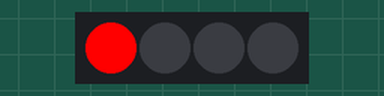
Bench run of a sketch on a simulated Arduino Uno, built with avr-gcc and run on an emulated ATmega328P. Parts: 4 RGB LEDs in strip order, left to right.

Above: at 0.15 s.
At 2.59 s:
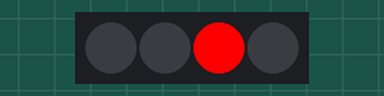
At 8.69 s:
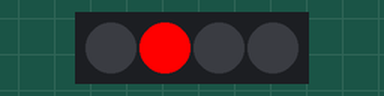
At 19.71 s:
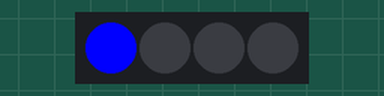
At 28.25 s:
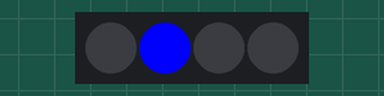
At 39.53 s:
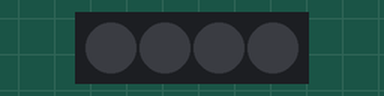
Timing chart, 0 to 40.0 s (numbered marks = the images above):
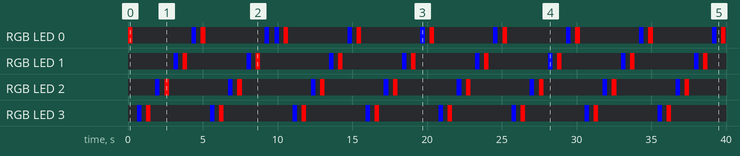

The sketch:

RGBCalibrate.ino
```cpp
#include "FastSPI_LED2.h"


////////////////////////////////////////////////////////////////////////////////////////////////////
//
// RGB Calibration code
//
// Use this sketch to determine what the RGB ordering for your chipset should be.  Steps for setting up to use:

// * Uncomment the line in setup that corresponds to the LED chipset that you are using.  (Note that they
//   all explicitly specify the RGB order as RGB)
// * Define DATA_PIN to the pin that data is connected to.
// * (Optional) if using software SPI for chipsets that are SPI based, define CLOCK_PIN to the clock pin
// * Compile/upload/run the sketch

// You should see six leds on.  If the RGB ordering is correct, you should see 1 red led, 2 green
// leds, and 3 blue leds.  If you see different colors, the count of each color tells you what the
// position for that color in the rgb orering should be.  So, for example, if you see 1 Blue, and 2
// Red, and 3 Green leds then the rgb ordering should be BRG (Blue, Red, Green).

// You can then test this ordering by setting the RGB ordering in the addLeds line below to the new ordering
// and it should come out correctly, 1 red, 2 green, and 3 blue.
//
//////////////////////////////////////////////////

#define NUM_LEDS 4

// Data pin that led data will be written out over
#define DATA_PIN 6
// Clock pin only needed for SPI based chipsets when not using hardware SPI
//#define CLOCK_PIN 8

CRGB leds[NUM_LEDS];

void setup() {
	// sanity check delay - allows reprogramming if accidently blowing power w/leds
   	delay(0);

      // Uncomment one of the following lines for your leds arrangement.
      // FastLED.addLeds<TM1803, DATA_PIN, RGB>(leds, NUM_LEDS);
      // FastLED.addLeds<TM1804, DATA_PIN, RGB>(leds, NUM_LEDS);
      // FastLED.addLeds<TM1809, DATA_PIN, RGB>(leds, NUM_LEDS);
      // FastLED.addLeds<WS2811, DATA_PIN, RGB>(leds, NUM_LEDS);
      // FastLED.addLeds<WS2812, DATA_PIN, RGB>(leds, NUM_LEDS);
      FastLED.addLeds<WS2812B, DATA_PIN, GRB>(leds, NUM_LEDS);
      // FastLED.addLeds<UCS1903, DATA_PIN, RGB>(leds, NUM_LEDS);

      // FastLED.addLeds<WS2801, RGB>(leds, NUM_LEDS);
      // FastLED.addLeds<SM16716, RGB>(leds, NUM_LEDS);
      // FastLED.addLeds<LPD8806, RGB>(leds, NUM_LEDS);

      // FastLED.addLeds<WS2801, DATA_PIN, CLOCK_PIN, RGB>(leds, NUM_LEDS);
      // FastLED.addLeds<SM16716, DATA_PIN, CLOCK_PIN, RGB>(leds, NUM_LEDS);
      // FastLED.addLeds<LPD8806, DATA_PIN, CLOCK_PIN, RGB>(leds, NUM_LEDS);
}

void loop() {

   //allon(10);
   flash(20);
}


// Fill all leds with plain color
void allon(uint8_t wait) {

  for(uint16_t i=0; i<NUM_LEDS; i++) {
    //  strip.setPixelColor(i, c);
    //  strip.show();

   leds[i] = CRGB::Orange;
   //leds[1] = CRGB::Yellow;
   //leds[2] = CRGB::Green;
   //leds[3] = CRGB::Orange;
   //leds[4] = CRGB::Blue;
   //leds[5] = CRGB::Blue;
   FastLED.show();
      delay(wait);
  }}

// Fill all leds with plain color
void flash(uint8_t wait) {

  for(uint16_t j=0; j<10; j++) {

  for(uint16_t i=0; i<NUM_LEDS; i++) {
    //  strip.setPixelColor(i, c);
    //  strip.show();

   leds[i] = CRGB::Red;
   //leds[1] = CRGB::Yellow;
   //leds[2] = CRGB::Green;
   //leds[3] = CRGB::Orange;
   //leds[4] = CRGB::Blue;
   //leds[5] = CRGB::Blue;
   FastLED.show();
      delay(wait);

   leds[i] = CRGB::Black;
   //leds[1] = CRGB::Yellow;
   //leds[2] = CRGB::Green;
   //leds[3] = CRGB::Orange;
   //leds[4] = CRGB::Blue;
   //leds[5] = CRGB::Blue;
   FastLED.show();
      delay(wait);

     leds[i] = CRGB::Blue;
   //leds[1] = CRGB::Yellow;
   //leds[2] = CRGB::Green;
   //leds[3] = CRGB::Orange;
   //leds[4] = CRGB::Blue;
   //leds[5] = CRGB::Blue;
   FastLED.show();
      delay(wait);

   leds[i] = CRGB::Black;
   //leds[1] = CRGB::Yellow;
   //leds[2] = CRGB::Green;
   //leds[3] = CRGB::Orange;
   //leds[4] = CRGB::Blue;
   //leds[5] = CRGB::Blue;
   FastLED.show();
      delay(wait);


  }}
}
```

Measured:
- by itself, RGB LED 0: off → RGB(255, 0, 0) at 0.00 s, → off 0.30 s later, → RGB(0, 0, 255) 4.0 s later, → off 0.31 s later, … (36 changes in this stretch)
- by itself, RGB LED 1: off → RGB(0, 0, 255) at 3.1 s, → off 0.30 s later, → RGB(255, 0, 0) 0.31 s later, → off 0.30 s later, … (32 changes in this stretch)
